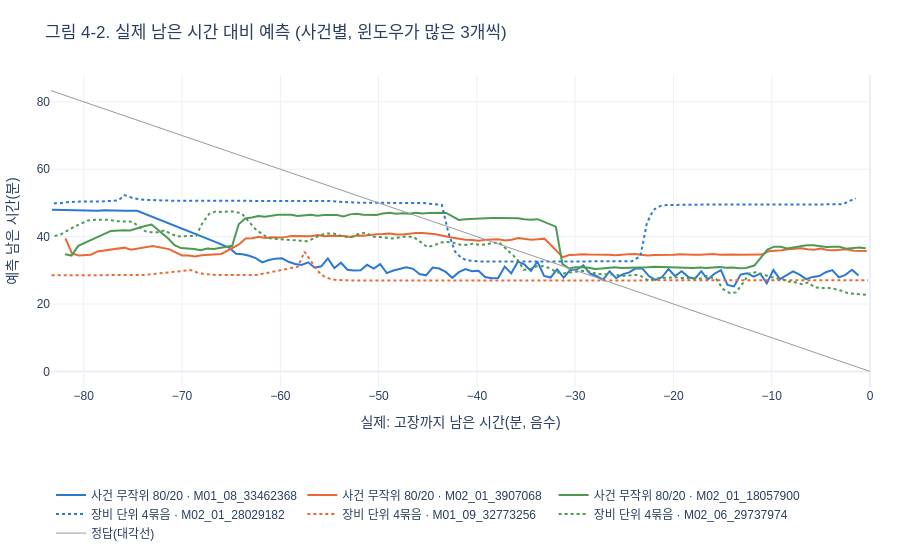

Notebook cell for this chart:
### Markdown cell above
### 4-2. 예측 예시 (GRU, 압력 저하)

### Code cell
fig = go.Figure()
pal = ['#2a78d6', '#eb6834', '#4c9a52']
for split, dash in [('사건 무작위 80/20', 'solid'), ('장비 단위 4묶음', 'dot')]:
    d = pred[(pred.고장 == '압력 저하') & (pred.검증 == split)]
    top = d.ev.value_counts().index[:3]
    for c, e in zip(pal, top):
        g = d[d.ev == e].sort_values('y', ascending=False)
        fig.add_scatter(x=-g.y / 60, y=g.p / 60, mode='lines', line=dict(color=c, dash=dash), name=f'{split} · {e}')
fig.add_scatter(x=[-CAP / 60, 0], y=[CAP / 60, 0], mode='lines', line=dict(color='#999', width=1), name='정답(대각선)')
fig.update_layout(title='그림 4-2. 실제 남은 시간 대비 예측 (사건별, 윈도우가 많은 3개씩)',
                  xaxis_title='실제: 고장까지 남은 시간(분, 음수)', yaxis_title='예측 남은 시간(분)', legend=dict(orientation='h', y=-0.3))
show(fig, 560)
